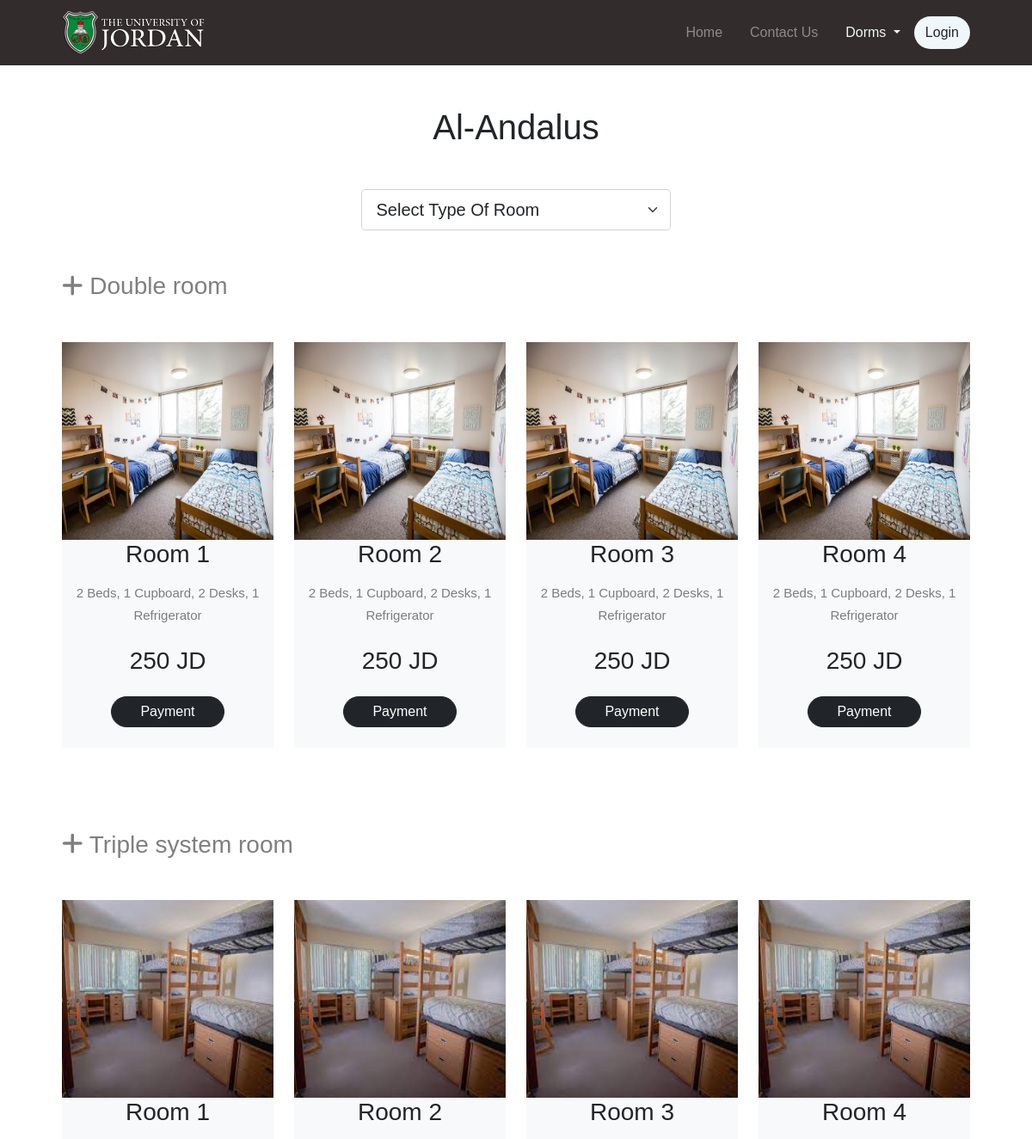
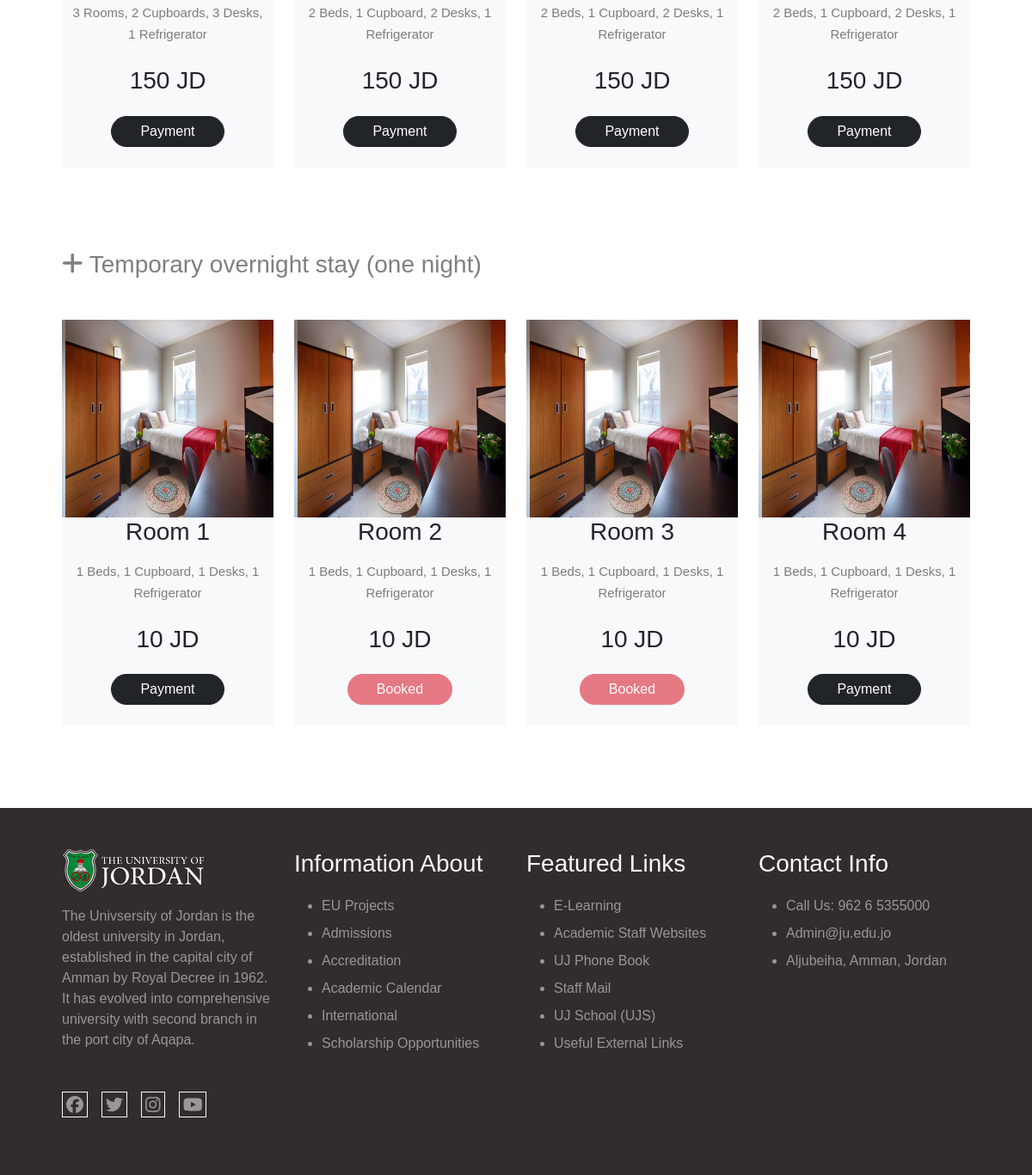
The page /inner-dormitory.php?id=21 on the database its author committed (2 pictures, top to bottom).
### tables this page shows
CREATE TABLE IF NOT EXISTS `mastermenu` (
  `master_menu_id` int(11) NOT NULL AUTO_INCREMENT,
  `master_menu_name` varchar(15) NOT NULL,
  `master_menu_url_link` varchar(250) NOT NULL,
  `master_menu_dropmenu` bit(1) DEFAULT NULL,
  `isActive` bit(1) NOT NULL,
  `isDelete` bit(1) NOT NULL,
  PRIMARY KEY (`master_menu_id`),
  KEY `master_menu_name` (`master_menu_name`),
  KEY `master_menu_name_2` (`master_menu_name`)
);

CREATE TABLE IF NOT EXISTS `masterdormitory` (
  `master_domitory_id` int(11) NOT NULL AUTO_INCREMENT,
  `master_domitory_name` varchar(40) NOT NULL,
  `master_domitory_brief` text NOT NULL,
  `master_domitory_link_url` varchar(250) NOT NULL,
  `master_domitory_link_map` text NOT NULL,
  `master_domitory_image` text NOT NULL,
  `isInternational` tinyint(1) NOT NULL,
  `isActive` bit(1) NOT NULL,
  `isDelete` bit(1) NOT NULL,
  PRIMARY KEY (`master_domitory_id`)
);

CREATE TABLE IF NOT EXISTS `transinnerdorrmdoubleroom` (
  `transInnerDorrmDoubleRoomId` int(11) NOT NULL AUTO_INCREMENT,
  `master_domitory_id` int(11) DEFAULT NULL,
  `transInnerDorrmDoubleRoomTitle` varchar(30) NOT NULL,
  `transInnerDorrmDoubleRoomBrief` text NOT NULL,
  `transInnerDorrmDoubleRoomImage` text NOT NULL,
  `transInnerDorrmDoubleRoomPrice` int(11) NOT NULL,
  `isBooked` bit(1) DEFAULT b'0',
  `isActive` bit(1) NOT NULL,
  PRIMARY KEY (`transInnerDorrmDoubleRoomId`),
  KEY `master_domitory_id` (`master_domitory_id`)
);

CREATE TABLE IF NOT EXISTS `transinnerdorrmtripleroom` (
  `transInnerDorrmTripleRoomId` int(11) NOT NULL AUTO_INCREMENT,
  `master_domitory_id` int(11) DEFAULT NULL,
  `transInnerDorrmTripleRoomTitle` varchar(30) NOT NULL,
  `transInnerDorrmTripleRoomBrief` text NOT NULL,
  `transInnerDorrmTripleRoomImage` text NOT NULL,
  `transInnerDorrmTripleRoomPrice` int(11) NOT NULL,
  `isBooked` bit(1) DEFAULT b'0',
  `isActive` bit(1) NOT NULL,
  PRIMARY KEY (`transInnerDorrmTripleRoomId`),
  KEY `master_domitory_id` (`master_domitory_id`)
);

CREATE TABLE IF NOT EXISTS `transinnerdorrmnight` (
  `transInnerDorrmNightId` int(11) NOT NULL AUTO_INCREMENT,
  `master_domitory_id` int(11) NOT NULL,
  `transInnerDorrmNightRoomTitle` varchar(30) NOT NULL,
  `transInnerDorrmNightRoomBrief` text NOT NULL,
  `transInnerDorrmNightRoomImage` text NOT NULL,
  `transInnerDorrmNightRoomPrice` int(11) NOT NULL,
  `isBooked` bit(1) DEFAULT b'0',
  `isActive` bit(1) DEFAULT NULL,
  PRIMARY KEY (`transInnerDorrmNightId`),
  KEY `master_domitory_id` (`master_domitory_id`)
);

### class/DbConnection.class.php (called while the page is built, shortened)
<?php
trait DbConnection {
    private $servername = "localhost";
    private $username = "root";
    private $password = "";
    private $dbname = "dorms";
    public $conn = null;
    private function connection(){
        $this->conn = mysqli_connect($this->servername, $this->username,$this->password, $this->dbname);
        if (!$this->conn) {
            return die("Connection failed: " . mysqli_connect_error());
          }else{
            return $this->conn;
          }
    }
    public function selectData($tableName){
        $tableName = self::test_input($tableName);
        $sql = "SELECT * FROM $tableName";
        $result = mysqli_query($this->conn, $sql);
        if (mysqli_num_rows($result) > 0) {
            while($row = mysqli_fetch_assoc($result)) {
               $data[] = $row;
            }
        }
        else{
            echo "else: " . mysqli_error($this->conn);
        }
        return $data;
    }
     public function test_input($data) {
        $data = trim($data);
        $data = stripslashes($data);
        $data = htmlspecialchars($data);
        return $data;
      }
    }
?>

### class/Masterdormitory.class.php (called while the page is built, shortened)
<?php
include_once "DbConnection.class.php";
class Masterdormitory{
public function __construct(){
    $this->conn = self::connection();
}
public function selectNameIdOfDorm($id){
    $sql = "SELECT master_domitory_id, master_domitory_name
            FROM masterdormitory
            WHERE master_domitory_id = $id";
    $result = mysqli_query($this->conn, $sql);
    while($row = mysqli_fetch_assoc($result)){
        $data[] = $row;
    }
    return $data;
}
}
?>

### class/TransInnerDorrmDoubleRoom.class.php (called while the page is built, shortened)
<?php
include_once "DbConnection.class.php";
class TransInnerDorrmDoubleRoom{
public function __construct(){
    $this->conn = self::connection();
}
public function selectDoubleRoom($id){
    $data = array();
    $sql = "SELECT 	* FROM transinnerdorrmdoubleroom WHERE master_domitory_id = '$id'";
    $result = mysqli_query($this->conn, $sql);
    while($row = mysqli_fetch_assoc($result)){
        $data[] = $row;
    }
    return $data;
}
}

### class/TransInnerDorrmTripleRoom.class.php (called while the page is built, shortened)
<?php
include_once "DbConnection.class.php";
class TransInnerDorrmTripleRoom{
public function __construct(){
    $this->conn = self::connection();
}
public function selectTripleRoom($id){
    $data = array();
    $sql = "SELECT 	* FROM transinnerdorrmtripleroom WHERE master_domitory_id = '$id'";
    $result = mysqli_query($this->conn, $sql);
    while($row = mysqli_fetch_assoc($result)){
        $data[] = $row;
    }
    return $data;
}
}

### class/TransInnerDorrmNight.class.php (called while the page is built, shortened)
<?php
include_once "DbConnection.class.php";
class TransInnerDorrmNight{
public function __construct(){
    $this->conn = self::connection();
}
public function selectNightRoom($id){
    $data = array();
    $sql = "SELECT 	* FROM transinnerdorrmnight WHERE master_domitory_id = '$id'";
    $result = mysqli_query($this->conn, $sql);
    while($row = mysqli_fetch_assoc($result)){
        $data[] = $row;
    }
    return $data;
}
}

### inner-dormitory.php (the view, shortened to what this page needs)
<?php
$dorm = new Masterdormitory();
$nameOfDorm = $dorm->selectNameIdOfDorm($_GET['id']);
$DobleRoom = new TransInnerDorrmDoubleRoom();
$dataDobleRoom = $DobleRoom->selectDoubleRoom($_GET['id']);
$TripleRoom = new TransInnerDorrmTripleRoom();
$dataTripleRoom = $TripleRoom->selectTripleRoom($_GET['id']);
$NightRoom = new TransInnerDorrmNight();
$dataNightRoom = $NightRoom->selectNightRoom($_GET['id']);
?>
<!DOCTYPE html>
<html lang="en">
  <head>
    <link href="css/bootstrap.min.css" rel="stylesheet" />
    <link href="css/dorms.css" rel="stylesheet" />
    <link href="css/all.min.css" rel="stylesheet" />
    <link rel="stylesheet" href="css/slider.css" />
  </head>
  <body>
    <?php include "navbar-footer/navbar.php"; ?>
    <div class="dorms mt-5 mb-5">
      <div class="container">
        <div class="spical-heder mb-5 text-center">
        <h1><?php echo $nameOfDorm[0]['master_domitory_name']; ?></h1>
        </div>
        <div class="mx-auto" style="width: 34%;">
          <select class="form-select form-select-lg mb-5" aria-label=".form-select-lg example">
            <option value ="0" selected>Select Type Of Room</option>
          </select>
        </div>
        <div id="double">
          <div class="row">
            <h3 class="text-black-50 mb-5">
              <i class="fa-solid fa-plus"></i> Double room
            </h3>
            <?php
            $count
             = 0;
          foreach($dataDobleRoom as $ddRoom){
            if($ddRoom['isActive'] == 1){
              $href = "";
              if(isset($_SESSION['id'])) {
                $href ="payment.php?input=1&id_room=" . $ddRoom['transInnerDorrmDoubleRoomId'];
              }else
                $href = "login.php";
          ?>
            <div class="col-lg-3 col-md-4 col-sm-6 text-center pl-5 mb-5">
              <div class="bg-light image">
                <img class="img-fluid images" src="images/image_inner/<?php echo $ddRoom['transInnerDorrmDoubleRoomImage'];?>" alt="" />
                <h3>Room <?php echo ++$count;?></h3>
                <p class="Brief text-black-50 p-2 text-md-start fw-light " style="line-height: 1.7;   font-size: 15px; text-align: center !important;">
                  <?php echo $ddRoom['transInnerDorrmDoubleRoomBrief'];?>
                </p>
                <h3 class="mt-3 pb-3"><?php echo $ddRoom['transInnerDorrmDoubleRoomPrice'];?> JD</h3>
                <?php if($ddRoom['isBooked'] == 0){ ?>
                <a class="btn rounded-pill main-btn mb-4 bg-dark btn-dark text-white" style="padding: 5px 33px;"
                 href=<?php echo $href; ?>>Payment</a>
                <?php }else{ ?>
                 <a class="btn rounded-pill main-btn mb-4 bg-danger text-white disabled" role="button" aria-disabled="true" style="padding: 5px 33px;" href="#">Booked</a>
                <?php } ?>
              </div>
            </div>
            <?php }} ?>
          </div>
        </div>
        <div id="triple">
          <div class="row mt-5">
            <h3 class="text-black-50 mb-5">
              <i class="fa-solid fa-plus"></i> Triple system room
            </h3>
          <?php
          $countT
           = 0;
        foreach($dataTripleRoom as $dtRoom){
          if($dtRoom['isActive'] == 1){
            $href = "";
            if(isset($_SESSION['id'])) {
              $href ="payment.php?input=2&id_room=" . $dtRoom['transInnerDorrmTripleRoomId'];
            }else
              $href = "login.php";
        ?>
          <div class="col-lg-3 col-md-4 col-sm-6 text-center pl-5 mb-5">
            <div class="bg-light image">
              <img class="img-fluid images" src="images/image_inner/<?php echo $dtRoom['transInnerDorrmTripleRoomImage'];?>" alt="" />
              <h3>Room <?php echo ++$countT;?></h3>
              <p class="Brief text-black-50 p-2 text-md-start fw-light " style="line-height: 1.7;   font-size: 15px; text-align: center !important;">
                <?php echo $dtRoom['transInnerDorrmTripleRoomBrief'];?>
              </p>
              <h3 class="mt-3 pb-3"><?php echo $dtRoom['transInnerDorrmTripleRoomPrice'];?> JD</h3>
              <?php if($dtRoom['isBooked'] == 0){ ?>
                <a class="btn rounded-pill main-btn mb-4 bg-dark btn-dark text-white" style="padding: 5px 33px;"
                href= <?php echo $href; ?>>Payment</a>
                <?php }else{ ?>
                 <a class="btn rounded-pill main-btn mb-4 bg-danger text-white disabled" role="button" aria-disabled="true" style="padding: 5px 33px;" href="#">Booked</a>
                <?php } ?>
            </div>
          </div>
          <?php }} ?>
        </div>
      </div>
        <div id="night">
          <div class="row mt-5">
            <h3 class="text-black-50 mb-5">
              <i class="fa-solid fa-plus"></i> Temporary overnight stay (one
              night)
            </h3>
            <?php
            $countT
             = 0;
          foreach($dataNightRoom as $dtRoom){
            if($dtRoom['isActive'] == 1){
              $href = "";
              if(isset($_SESSION['id'])) {
                $href ="payment.php?input=0&id_room=" . $dtRoom['transInnerDorrmNightId'];
              }else
                $href = "login.php";
          ?>
            <div class="col-lg-3 col-md-4 col-sm-6 text-center pl-5 mb-5">
              <div class="bg-light image">
                <img class="img-fluid images" src="images/image_inner/<?php echo $dtRoom['transInnerDorrmNightRoomImage'];?>" alt="" />
                <h3>Room <?php echo ++$countT;?></h3>
                <p class="Brief text-black-50 p-2 text-md-start fw-light " style="line-height: 1.7;   font-size: 15px; text-align: center !important;">
                  <?php echo $dtRoom['transInnerDorrmNightRoomBrief'];?>
                </p>
                <h3 class="mt-3 pb-3"><?php echo $dtRoom['transInnerDorrmNightRoomPrice'];?> JD</h3>
                <?php if($dtRoom['isBooked'] == 0){ ?>
                <a class="btn rounded-pill main-btn mb-4 bg-dark btn-dark text-white" style="padding: 5px 33px;"
                href=<?php echo $href;?>>Payment</a>
                <?php }else{ ?>
                 <a class="btn rounded-pill main-btn mb-4 bg-danger text-white disabled" role="button" aria-disabled="true" style="padding: 5px 33px;" href="#">Booked</a>
                <?php } ?>
              </div>
            </div>
            <?php }} ?>
          </div>
        </div>
      </div>
    </div>
    <?php include "navbar-footer/footer.php"; ?>
  </body>
</html>

### navbar-footer/navbar.php (shortened to what this page needs)
<?php
include "class/mastermenu.class.php";
include_once "class/Masterdormitory.class.php";
$mastermenu = new Mastermenu();
$data = $mastermenu->selectData("mastermenu");
$dormsDropMenu = new Masterdormitory();
$dataDropMenu = $dormsDropMenu->selectData("masterdormitory");
?>
<nav class="navbar navbar-expand-lg sticky-top">
      <div class="container">
        <a class="navbar-brand" href="#">
          <img
            class="img-fluid text-white-50"
            src="images/Footerlogo.png"
            alt=""
          />
        </a>
        <div class="collapse navbar-collapse" id="main">
          <ul class="navbar-nav ms-auto mb-2 mb-lg-0">
            <?php foreach($data as $menu){
                  if($menu['master_menu_dropmenu'] == 0 && $menu['isActive'] == 1){   ?>
          <li class="nav-item">
              <a
                class="nav-link p-2 p-lg-3 <?php $mastermenu->setActive($pageTitle, $menu['master_menu_id']);?>"
                aria-current="page"
                href="<?php echo $menu['master_menu_url_link'];?>">
                <?php echo $menu['master_menu_name'];?></a
              >
            </li>
            <?php }
            elseif($menu['master_menu_dropmenu'] == 1 && $menu['isActive'] == 1){  ?>
            <li class="nav-item">
              <div class="dropdown">
                <a
                  class="dropdown-toggle nav-link p-2 p-lg-3  <?php $mastermenu->setActive($pageTitle, $menu['master_menu_id']);?>"
                  href="#"
                  role="button"
                  id="dropdownMenuLink"
                  data-bs-toggle="dropdown"
                  aria-expanded="false">
                <?php echo $menu['master_menu_name'];?>
                </a>
              </div>
            </li>
            <?php }  ?>
            <?php } ?>
          </ul>
          <?php if(isset($_SESSION['id'])) {?>
          <a class="btn rounded-pill main-btn" href="endSession.php">Logout</a>
          <?php } else{ ?>
          <a class="btn rounded-pill main-btn" href="endSession.php">Login</a>
          <?php } ?>
        </div>
      </div>
    </nav>

### rows shown on the page
mastermenu: master_menu_name "Home"
mastermenu: master_menu_name "Contact Us"
mastermenu: master_menu_name "Dorms"
masterdormitory: master_domitory_name "Al-Andalus"
transinnerdorrmdoubleroom: transInnerDorrmDoubleRoomImage (picture), transInnerDorrmDoubleRoomBrief "2 Beds, 1 Cupboard, 2 Desks, 1 Refrigerator", transInnerDorrmDoubleRoomPrice "250"
transinnerdorrmdoubleroom: transInnerDorrmDoubleRoomImage (picture), transInnerDorrmDoubleRoomBrief "2 Beds, 1 Cupboard, 2 Desks, 1 Refrigerator", transInnerDorrmDoubleRoomPrice "250"
transinnerdorrmdoubleroom: transInnerDorrmDoubleRoomImage (picture), transInnerDorrmDoubleRoomBrief "2 Beds, 1 Cupboard, 2 Desks, 1 Refrigerator", transInnerDorrmDoubleRoomPrice "250"
transinnerdorrmdoubleroom: transInnerDorrmDoubleRoomImage (picture), transInnerDorrmDoubleRoomBrief "2 Beds, 1 Cupboard, 2 Desks, 1 Refrigerator", transInnerDorrmDoubleRoomPrice "250"
transinnerdorrmtripleroom: transInnerDorrmTripleRoomImage (picture), transInnerDorrmTripleRoomBrief "3 Rooms, 2 Cupboards, 3 Desks, 1 Refrigerator", transInnerDorrmTripleRoomPrice "150"
transinnerdorrmtripleroom: transInnerDorrmTripleRoomImage (picture), transInnerDorrmTripleRoomBrief "2 Beds, 1 Cupboard, 2 Desks, 1 Refrigerator", transInnerDorrmTripleRoomPrice "150"
transinnerdorrmtripleroom: transInnerDorrmTripleRoomImage (picture), transInnerDorrmTripleRoomBrief "2 Beds, 1 Cupboard, 2 Desks, 1 Refrigerator", transInnerDorrmTripleRoomPrice "150"
transinnerdorrmtripleroom: transInnerDorrmTripleRoomImage (picture), transInnerDorrmTripleRoomBrief "2 Beds, 1 Cupboard, 2 Desks, 1 Refrigerator", transInnerDorrmTripleRoomPrice "150"
transinnerdorrmnight: transInnerDorrmNightRoomImage (picture), transInnerDorrmNightRoomBrief "1 Beds, 1 Cupboard, 1 Desks, 1 Refrigerator", transInnerDorrmNightRoomPrice "10"
transinnerdorrmnight: transInnerDorrmNightRoomImage (picture), transInnerDorrmNightRoomBrief "1 Beds, 1 Cupboard, 1 Desks, 1 Refrigerator", transInnerDorrmNightRoomPrice "10", isBooked "Booked"
transinnerdorrmnight: transInnerDorrmNightRoomImage (picture), transInnerDorrmNightRoomBrief "1 Beds, 1 Cupboard, 1 Desks, 1 Refrigerator", transInnerDorrmNightRoomPrice "10", isBooked "Booked"
transinnerdorrmnight: transInnerDorrmNightRoomImage (picture), transInnerDorrmNightRoomBrief "1 Beds, 1 Cupboard, 1 Desks, 1 Refrigerator", transInnerDorrmNightRoomPrice "10"
